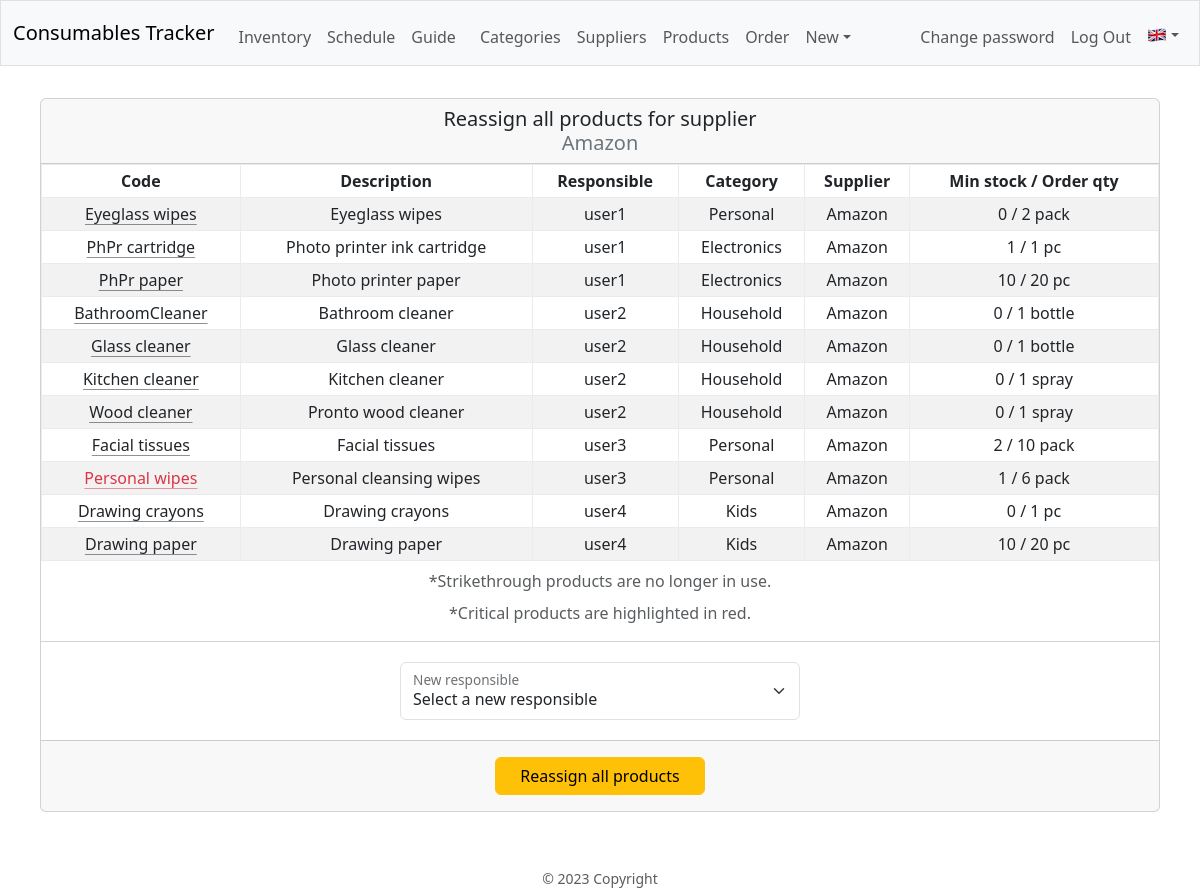
Page /supplier/reassign/Amazon (signed in) on the committed database.
### database.py (models this page shows, shortened)
class Base(MappedAsDataclass, DeclarativeBase):
    id: Mapped[int] = mapped_column(init=False, primary_key=True)

class Supplier(Base):
    name: Mapped[str] = mapped_column(unique=True)
    products: Mapped[List["Product"]] = relationship(
        default_factory=list, back_populates="supplier", repr=False)
    in_use: Mapped[bool] = mapped_column(default=True)
    details: Mapped[Optional[str]] = mapped_column(
        default="", repr=False)
    __table_args__ = (
        Index('idx_supplier_name', 'name'),
        Index('idx_supplier_in_use', 'in_use'),
    )

class Product(Base):
    name: Mapped[str] = mapped_column(unique=True)
    description: Mapped[str]
    responsible_id = mapped_column(ForeignKey("users.id"), nullable=False)
    responsible: Mapped[User] = relationship(back_populates="products",
                                             repr=False)
    category_id = mapped_column(ForeignKey("categories.id"), nullable=False)
    category: Mapped[Category] = relationship(back_populates="products",
                                              repr=False)
    supplier_id = mapped_column(ForeignKey("suppliers.id"), nullable=False)
    supplier: Mapped[Supplier] = relationship(back_populates="products",
                                              repr=False)
    meas_unit: Mapped[str]
    min_stock: Mapped[int]
    ord_qty: Mapped[int]
    to_order: Mapped[bool] = mapped_column(default=False)
    critical: Mapped[bool] = mapped_column(default=False)
    in_use: Mapped[bool] = mapped_column(default=True)
    __table_args__ = (
        Index('idx_product_name', 'name'),
        Index('idx_product_to_order', 'to_order'),
        Index('idx_product_in_use', 'in_use'),
    )
    code = synonym("name")

class User(Base):
    name: Mapped[str] = mapped_column(unique=True)
    password: Mapped[str] = mapped_column(repr=False)
    products: Mapped[List["Product"]] = relationship(
        default_factory=list, back_populates="responsible", repr=False)
    admin: Mapped[bool] = mapped_column(default=False)
    in_use: Mapped[bool] = mapped_column(default=True)
    done_inv: Mapped[bool] = mapped_column(default=True)
    reg_req: Mapped[bool] = mapped_column(default=True)
    req_inv: Mapped[bool] = mapped_column(default=False)
    details: Mapped[Optional[str]] = mapped_column(default="", repr=False)
    email: Mapped[Optional[str]] = mapped_column(default="", repr=False)
    sat_group: Mapped[int] = mapped_column(default=1)
    __table_args__ = (
        Index('idx_user_name', 'name'),
        Index('idx_user_in_use', 'in_use'),
    )
    username = synonym("name")

class Category(Base):
    name: Mapped[str] = mapped_column(unique=True)
    products: Mapped[List["Product"]] = relationship(
        default_factory=list, back_populates="category", repr=False)
    in_use: Mapped[bool] = mapped_column(default=True)
    details: Mapped[Optional[str]] = mapped_column(
        default="", repr=False)
    __table_args__ = (
        Index('idx_category_name', 'name'),
        Index('idx_category_in_use', 'in_use'),
    )

### blueprints/sup/sup.py (the view, shortened to what this page needs)
@sup_bp.route("/reassign/<path:supplier>", methods=["GET", "POST"])
def reassign_supplier(supplier):
    logger.info("Reassign products supplier '%s' page", supplier)
    reassign_sup_form: ReassignSupForm = ReassignSupForm()
    with dbSession() as db_session:
        users = db_session.execute(
            select(User.id, User.name)
            .filter_by(in_use=True, reg_req=False)
            .order_by(func.lower(User.name))
            ).all()
    reassign_sup_form.responsible_id.choices = [
        (0, Message.Supplier.Responsible.Default())]
    reassign_sup_form.responsible_id.choices.extend(
        [(user.id, user.name) for user in users])
    with dbSession() as db_session:
        if (sup := db_session.scalar(
                select(Supplier)
                .filter_by(name=escape(supplier)))):
            products = db_session.scalars(
                select(Product)
                .join(Product.supplier)
                .filter_by(name=sup.name)
                .options(
                    defer(Product.to_order, raiseload=True),
                    joinedload(Product.responsible).load_only(User.name),
                    joinedload(Product.category).load_only(Category.name),
                    joinedload(Product.supplier).load_only(Supplier.name),
                    raiseload("*"))
                .order_by(func.lower(Product.responsible_id),
                          func.lower(Product.name))
            ).unique().all()
        else:
            logger.debug("Supplier '%s' does not exist", supplier)
            flash(**Message.Supplier.NotExists.flash(supplier))
            return redirect(url_for(".suppliers"))
    return render_template("sup/reassign_supplier.html",
                           form=reassign_sup_form,
                           products=products,
                           Message=Message)

### blueprints/sup/sup.py
class ReassignSupForm(FlaskForm):
    reassign = SubmitField(
        label=lazy_gettext("Reassign all products"),
        render_kw={"class": "btn btn-warning"})
    responsible_id = SelectField(
        label=lazy_gettext("New responsible"),
        coerce=int,
        render_kw={
                "class": "form-select",
                })

### app.py (called while the page is built)
def get_locale() -> Literal["ro", "en"]:
    if language := session.get("language"):
        return language
    if language := request.accept_languages.best_match(LANGUAGES):
        logger.info("Got locale language '%s'", language)
    else:
        logger.warning("Could not get locale language")
        language = "en"
    session["language"] = language
    return language

@app.context_processor
def inject_now():
    return {'now': datetime.utcnow()}

### helpers.py (called while the page is built)
def record_factory(*args, **kwargs):
    record = old_factory(*args, **kwargs)
    try:
        record.user = session.get("user_name", default="__x__")
    except RuntimeError:
        record.user = "_sys_"
    record.tztime = datetime.now(
        tz=ZoneInfo("Europe/Bucharest")).strftime("%d.%m %H:%M")
    return record

def admin_required(f):
    @wraps(f)
    def decorated_function(*args, **kwargs):
        if (session.get("user_id") is None) or (not session.get("admin")):
            flash(**Message.UI.Auth.AdminReq.flash())
            return redirect(url_for("auth.login"))
        return f(*args, **kwargs)
    return decorated_function

### messages.py (called while the page is built)
def _strikethrough(element: str) -> Markup:
    html_text = "*"
    match element:
        case "users":
            html_text += lazy_gettext(
                "Strikethrough users are no longer in use.")
        case "categories":
            html_text += lazy_gettext(
                "Strikethrough categories are no longer in use.")
        case "suppliers":
            html_text += lazy_gettext(
                "Strikethrough suppliers are no longer in use.")
        case "products":
            html_text += lazy_gettext(
                "Strikethrough products are no longer in use.")
        case _:
            raise ValueError(f"Invalid element '{element}'")
    return Markup(html_text)

    def __call__(self, *args, **kwargs) -> LazyString:
        return self.message(*args, **kwargs)

### blueprints/sup/templates/sup/reassign_supplier.html (shortened to what this page needs)
{% extends "layout.html" %}
{% block main %}
<div class="card mx-auto mb-3" style="max-width: 70rem;">
    <div class="card-header h5 py-2">
        {{ gettext("Reassign all products for supplier") }}
        <br>
        <span class="text-secondary">{{ request.view_args.supplier }}</span>
    </div>
    <ul class="list-group list-group-flush">
        <li class="list-group-item p-0">
            <div class="table-responsive mx-auto" style="width: auto;">
                <table class="table align-middle table-sm table-hover table-bordered border-light-subtle table-striped">
                    <caption class="text-center pb-0">{{ Message.UI.Captions.Strikethrough("products") }}</caption>
                    <caption class="text-center pb-0">{{ Message.UI.Captions.CriticalProducts() }}</caption>
                    <thead>
                        <tr>
                            <th class="px-1">{{ gettext("Code") }}</th>
                            <th class="px-1">{{ gettext("Description") }}</th>
                            <th class="px-1">{{ gettext("Responsible") }}</th>
                            <th class="px-1">{{ gettext("Category") }}</th>
                            <th class="px-1">{{ gettext("Supplier") }}</th>
                            <th>{{ gettext("Min stock") }} / {{ gettext("Order qty") }}</th>
                        </tr>
                    </thead>
                    <tbody>
                        {% for product in products %}
                        <tr>
                            <td>
                                <span class="
                                "><a class="
                                {% if product.critical %}
                                    link-danger
                                {% else %}
                                    link-dark
                                {% endif %}
                                link-offset-2 link-underline-opacity-50 link-underline-opacity-100-hover" href="{{ url_for('prod.edit_product', product=product.name) }}">{{ product.name }}</a>
                                </span>
                            </td>
                            <td>{{ product.description }}</td>
                            <td>{{ product.responsible.name }}</td>
                            <td>{{ product.category.name }}</td>
                            <td>{{ product.supplier.name }}</td>
                            <td>{{ product.min_stock }} / {{ product.ord_qty }} {{ product.meas_unit }}</td>
                        </tr>
                        {% endfor %}
                    </tbody>
                </table>
            </div>
        </li>
    </ul>
    <form method="POST">
        <div class="card-body">
            <div class="mx-auto m-1" style="max-width: 25rem;">
                <div class="form-floating">
                    {{ form.responsible_id }}
                    {{ form.responsible_id.label }}
                </div>
            </div>
        </div>
        <div class="card-footer py-3">
            <button type="button" class="btn btn-warning px-4" data-bs-toggle="modal" data-bs-target="#reassignModal">{{ gettext("Reassign all products") }}</button>
        </div>
    </form>
</div>
{% endblock %}

### static/styles.css (style rules this page uses)
div.form-floating label { color: var(--bs-secondary-color); }

### rows in the picture
Supplier: view_args.supplier "Amazon"
Product: name "Eyeglass wipes", description "Eyeglass wipes", responsible.name "user1", category.name "Personal", supplier.name "Amazon", min_stock "0", ord_qty "2", meas_unit "pack"
Product: name "PhPr cartridge", description "Photo printer ink cartridge", responsible.name "user1", category.name "Electronics", supplier.name "Amazon", min_stock "1", ord_qty "1", meas_unit "pc"
Product: name "PhPr paper", description "Photo printer paper", responsible.name "user1", category.name "Electronics", supplier.name "Amazon", min_stock "10", ord_qty "20", meas_unit "pc"
Product: name "BathroomCleaner", description "Bathroom cleaner", responsible.name "user2", category.name "Household", supplier.name "Amazon", min_stock "0", ord_qty "1", meas_unit "bottle"
Product: name "Glass cleaner", description "Glass cleaner", responsible.name "user2", category.name "Household", supplier.name "Amazon", min_stock "0", ord_qty "1", meas_unit "bottle"
Product: name "Kitchen cleaner", description "Kitchen cleaner", responsible.name "user2", category.name "Household", supplier.name "Amazon", min_stock "0", ord_qty "1", meas_unit "spray"
Product: name "Wood cleaner", description "Pronto wood cleaner", responsible.name "user2", category.name "Household", supplier.name "Amazon", min_stock "0", ord_qty "1", meas_unit "spray"
Product: name "Facial tissues", description "Facial tissues", responsible.name "user3", category.name "Personal", supplier.name "Amazon", min_stock "2", ord_qty "10", meas_unit "pack"
Product: name "Personal wipes", description "Personal cleansing wipes", responsible.name "user3", category.name "Personal", supplier.name "Amazon", min_stock "1", ord_qty "6", meas_unit "pack"
Product: name "Drawing crayons", description "Drawing crayons", responsible.name "user4", category.name "Kids", supplier.name "Amazon", min_stock "0", ord_qty "1", meas_unit "pc"
Product: name "Drawing paper", description "Drawing paper", responsible.name "user4", category.name "Kids", supplier.name "Amazon", min_stock "10", ord_qty "20", meas_unit "pc"

### other values in the picture
{{ gettext("Inventory") }} "Inventory"
{{ gettext("Schedule") }} "Schedule"
{{ gettext("Guide") }} "Guide"
{{ gettext("Categories") }} "Categories"
{{ gettext("Suppliers") }} "Suppliers"
{{ gettext("Products") }} "Products"
{{ gettext("Order") }} "Order"
{{ gettext("New") }} "New"
{{ gettext("Change password") }} "Change password"
{{ gettext("Reassign all products for supplier") }} "Reassign all products for supplier"
{{ Message.UI.Captions.Strikethrough("products") }} "*Strikethrough products are no longer in use."
{{ Message.UI.Captions.CriticalProducts() }} "*Critical products are highlighted in red."
{{ gettext("Code") }} "Code"
{{ gettext("Description") }} "Description"
{{ gettext("Responsible") }} "Responsible"
